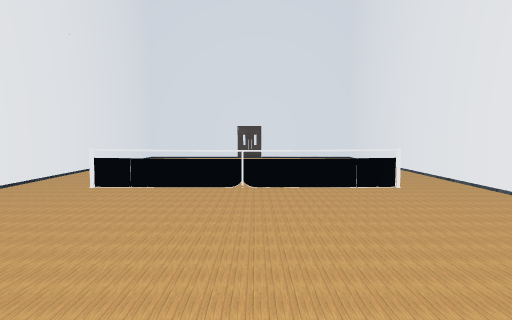
[1] (above)

13 first-person views from a walk through a Unity game level. The camera is 1.5 m above the floor, tilts 4° down and sees 75° across. Doors are open. The floor is counted in squares, 1 m on a side. Each view is taken from the middle of a square. On the plan, view 1 faces up. The plan holds only what a view shows up to about 15 squares ahead; the rest is blank. The place goes on beyond the plan. The player character is not drawn. Some surface patterns are stand-ins.

[2]
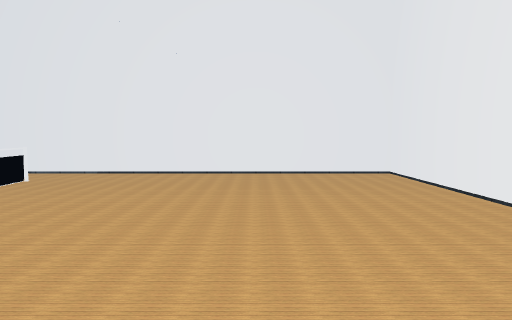

[3]
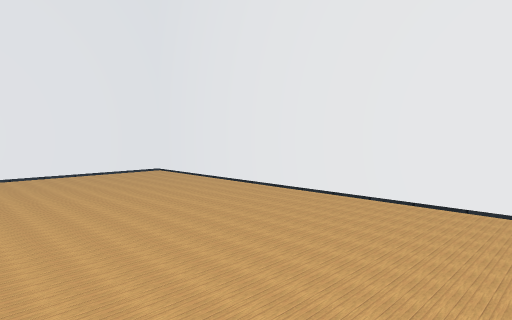

[4]
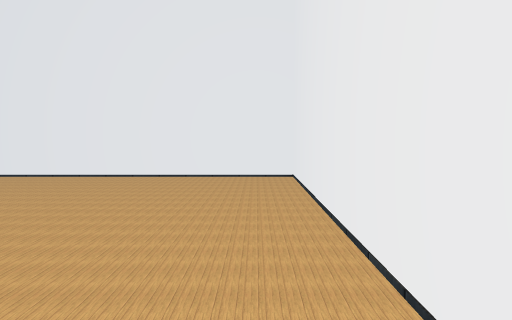

[5]
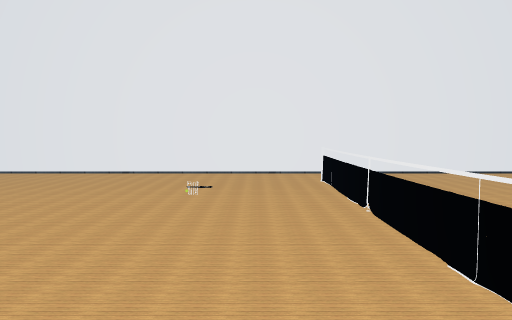

[6]
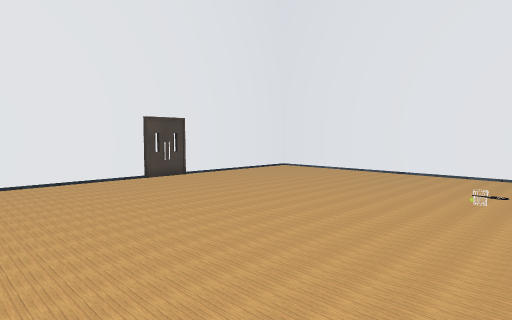

[7]
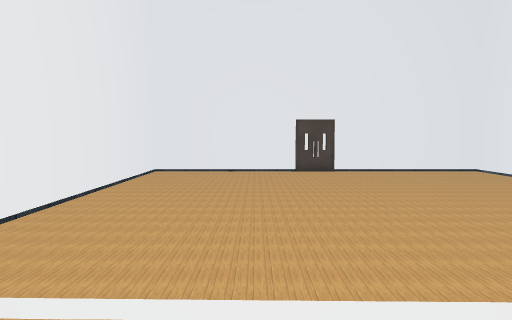

[8]
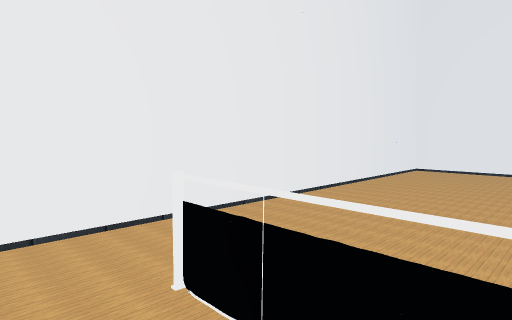

[9]
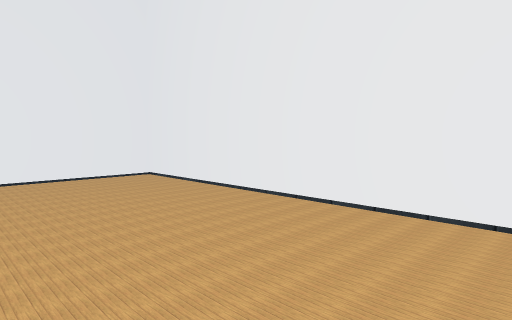

[10]
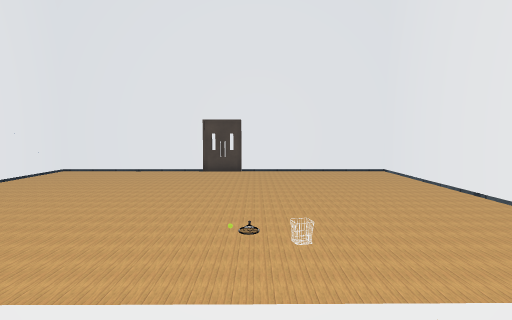

[11]
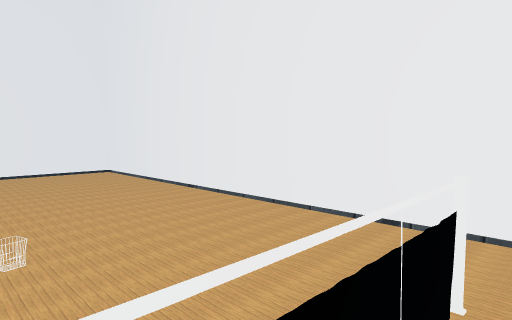

[12]
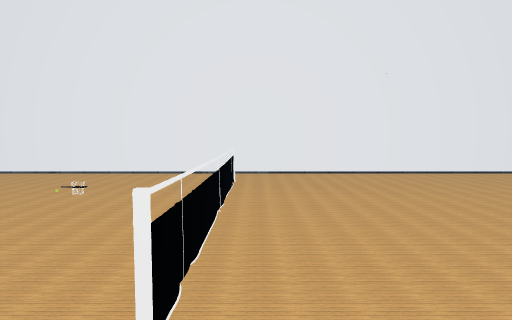

[13]
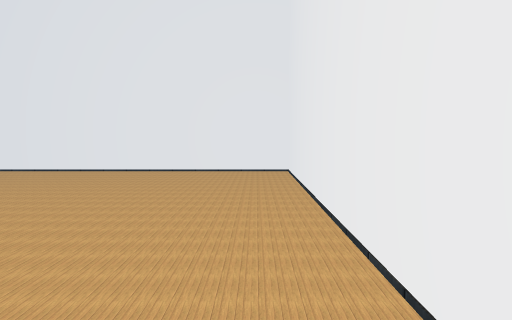

### Floor plan
Ten units are one square. View 1 is at (0, 0); x grows to the right and y downward. Boxes are objects, and circles mark ways between rooms. Rooms are numbered by the first view taken in them; rooms with no view inside come last. Other rooms are left out.
<svg viewBox="-79 -240 150 280">
<path fill="none" stroke="#000" d="M43 -98 -50 -97M-74 -95 -74 35 66 35 66 -95M5 -233 -14 -233M-41 -97 43 -98M66 -95 66 -235 -74 -235 -74 -95"/>
<circle cx="-60" cy="-100" r="3" fill="#2a7"/>
<circle cx="55" cy="-100" r="3" fill="#2a7"/>
<text x="-10" y="-30">1</text>
<text x="-10" y="-170">2</text>
</svg>
Room 1 opens to room 2.

Where each view was taken, in squares from view 1:
view 1: 0 up, 0 right, facing up
view 2: 2 up, 7 left, facing right
view 3: 4 up, 7 left, facing down-right
view 4: 9 up, 6 left, facing down
view 5: 12 up, 7 left, facing right
view 6: 12 up, 7 left, facing up-right
view 7: 9 up, 3 left, facing up
view 8: 8 up, 2 left, facing up-left
view 9: 9 up, 1 left, facing down-left
view 10: 9 up, 1 right, facing up
view 11: 9 up, 1 right, facing up-right
view 12: 9 up, 7 left, facing right
view 13: 11 up, 6 left, facing down
